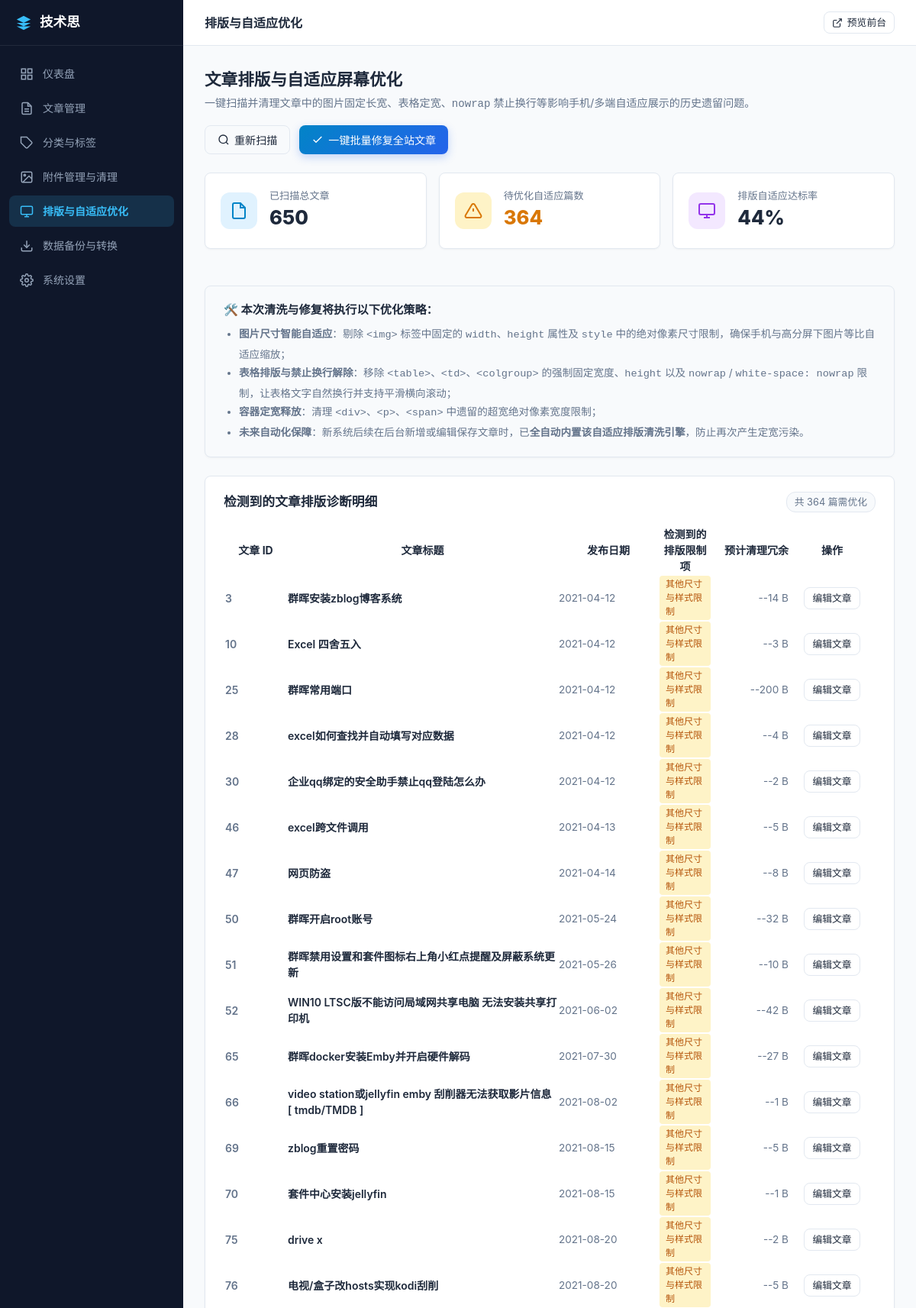
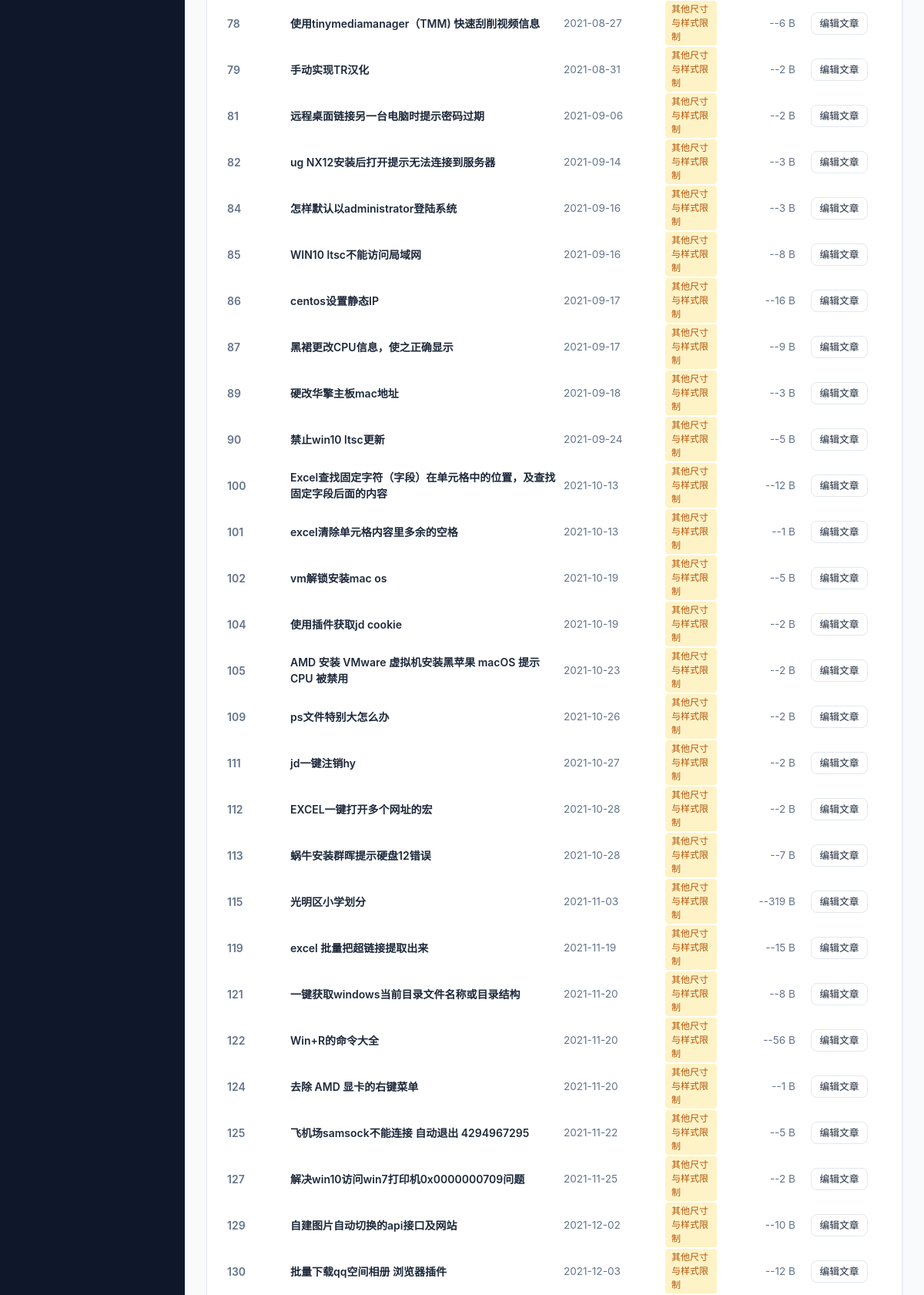
The app's page /admin/content-cleaner (signed in, upper part) with its own data (2 pictures, top to bottom).
### tables this page shows
CREATE TABLE sys_setting (
    key TEXT PRIMARY KEY,
    value TEXT NOT NULL DEFAULT ''
);

CREATE TABLE "zbp_post"(
  log_ID INT,
  log_CateID INT,
  log_AuthorID INT,
  log_Tag TEXT,
  log_Status INT,
  log_Type INT,
  log_Alias TEXT,
  log_IsTop INT,
  log_Title TEXT,
  log_Intro TEXT,
  log_Content TEXT,
  log_PostTime INT,
  log_CommNums INT,
  log_ViewNums INT,
  log_Meta TEXT,
  log_CreateTime INT,
  log_UpdateTime INT
);

### views/admin/content-cleaner.php (the view, shortened to what the rows shown need)
<?php
$pageTitle = '排版与自适应优化';
?>
<div class="page-title-row" style="display: flex; justify-content: space-between; align-items: center; margin-bottom: 24px; flex-wrap: wrap; gap: 16px;">
    <div>
        <h2 class="page-title" style="margin: 0;">文章排版与自适应屏幕优化</h2>
        <p style="color: var(--admin-text-muted); font-size: 0.88rem; margin-top: 4px;">
            一键扫描并清理文章中的图片固定长宽、表格定宽、<code>nowrap</code> 禁止换行等影响手机/多端自适应展示的历史遗留问题。
        </p>
    </div>
    <div style="display: flex; gap: 12px;">
        <button id="rescan-btn" onclick="triggerScan()" class="btn btn-outline">
            <svg width="16" height="16" viewBox="0 0 24 24" fill="none" stroke="currentColor" stroke-width="2"><circle cx="11" cy="11" r="8"/><line x1="21" y1="21" x2="16.65" y2="16.65"/></svg>
            <span>重新扫描</span>
        </button>
        <button id="batch-clean-btn" onclick="triggerBatchClean()" class="btn btn-primary" style="background: linear-gradient(135deg, #0284c7, #2563eb); border: none; box-shadow: 0 4px 12px rgba(37,99,235,0.25);">
            <svg width="16" height="16" viewBox="0 0 24 24" fill="none" stroke="currentColor" stroke-width="2"><polyline points="20 6 9 17 4 12"/></svg>
            <span>一键批量修复全站文章</span>
        </button>
    </div>
</div>
<div style="display: grid; grid-template-columns: repeat(auto-fit, minmax(220px, 1fr)); gap: 16px; margin-bottom: 24px;">
    <div class="card" style="display: flex; align-items: center; gap: 16px; padding: 20px;">
        <div style="width: 48px; height: 48px; border-radius: 12px; background: #e0f2fe; color: #0284c7; display: flex; align-items: center; justify-content: center; flex-shrink: 0;">
            <svg width="24" height="24" viewBox="0 0 24 24" fill="none" stroke="currentColor" stroke-width="2"><path d="M14 2H6a2 2 0 00-2 2v16a2 2 0 002 2h12a2 2 0 002-2V8z"/><polyline points="14 2 14 8 20 8"/></svg>
        </div>
        <div>
            <div style="font-size: 0.82rem; color: var(--admin-text-muted); font-weight: 500;">已扫描总文章</div>
            <div id="stat-total" style="font-size: 1.6rem; font-weight: 800; color: var(--admin-text);"><?= $scan['total_scanned'] ?></div>
        </div>
    </div>
    <div class="card" style="display: flex; align-items: center; gap: 16px; padding: 20px;">
        <div style="width: 48px; height: 48px; border-radius: 12px; background: <?= $scan['issues_found'] > 0 ? '#fef3c7' : '#dcfce7' ?>; color: <?= $scan['issues_found'] > 0 ? '#d97706' : '#16a34a' ?>; display: flex; align-items: center; justify-content: center; flex-shrink: 0;">
            <svg width="24" height="24" viewBox="0 0 24 24" fill="none" stroke="currentColor" stroke-width="2"><path d="M10.29 3.86L1.82 18a2 2 0 001.71 3h16.94a2 2 0 001.71-3L13.71 3.86a2 2 0 00-3.42 0z"/><line x1="12" y1="9" x2="12" y2="13"/><line x1="12" y1="17" x2="12.01" y2="17"/></svg>
        </div>
        <div>
            <div style="font-size: 0.82rem; color: var(--admin-text-muted); font-weight: 500;">待优化自适应篇数</div>
            <div id="stat-issues" style="font-size: 1.6rem; font-weight: 800; color: <?= $scan['issues_found'] > 0 ? '#d97706' : '#16a34a' ?>;"><?= $scan['issues_found'] ?></div>
        </div>
    </div>
    <div class="card" style="display: flex; align-items: center; gap: 16px; padding: 20px;">
        <div style="width: 48px; height: 48px; border-radius: 12px; background: #f3e8ff; color: #9333ea; display: flex; align-items: center; justify-content: center; flex-shrink: 0;">
            <svg width="24" height="24" viewBox="0 0 24 24" fill="none" stroke="currentColor" stroke-width="2"><rect x="2" y="3" width="20" height="14" rx="2" ry="2"/><line x1="8" y1="21" x2="16" y2="21"/><line x1="12" y1="17" x2="12" y2="21"/></svg>
        </div>
        <div>
            <div style="font-size: 0.82rem; color: var(--admin-text-muted); font-weight: 500;">排版自适应达标率</div>
            <div id="stat-rate" style="font-size: 1.6rem; font-weight: 800; color: var(--admin-text);"><?= $scan['clean_rate'] ?>%</div>
        </div>
    </div>
</div>
<div class="card" style="margin-bottom: 24px; background: #f8fafc;">
    <h3 style="font-size: 0.95rem; font-weight: 700; color: var(--admin-text); margin-bottom: 8px;">🛠️ 本次清洗与修复将执行以下优化策略：</h3>
    <ul style="margin: 0; padding-left: 20px; font-size: 0.85rem; color: var(--admin-text-muted); line-height: 1.8;">
        <li><strong>图片尺寸智能自适应</strong>：剔除 <code>&lt;img&gt;</code> 标签中固定的 <code>width</code>、<code>height</code> 属性及 <code>style</code> 中的绝对像素尺寸限制，确保手机与高分屏下图片等比自适应缩放；</li>
        <li><strong>表格排版与禁止换行解除</strong>：移除 <code>&lt;table&gt;</code>、<code>&lt;td&gt;</code>、<code>&lt;colgroup&gt;</code> 的强制固定宽度、<code>height</code> 以及 <code>nowrap</code> / <code>white-space: nowrap</code> 限制，让表格文字自然换行并支持平滑横向滚动；</li>
        <li><strong>容器定宽释放</strong>：清理 <code>&lt;div&gt;</code>、<code>&lt;p&gt;</code>、<code>&lt;span&gt;</code> 中遗留的超宽绝对像素宽度限制；</li>
        <li><strong>未来自动化保障</strong>：新系统后续在后台新增或编辑保存文章时，已<strong>全自动内置该自适应排版清洗引擎</strong>，防止再次产生定宽污染。</li>
    </ul>
</div>
<div class="card">
    <div style="display: flex; justify-content: space-between; align-items: center; margin-bottom: 16px;">
        <h3 style="font-size: 1.05rem; font-weight: 700; color: var(--admin-text); margin: 0;">检测到的文章排版诊断明细</h3>
        <span id="list-badge" style="font-size: 0.8rem; background: var(--admin-bg); border: 1px solid var(--admin-border); padding: 3px 10px; border-radius: 12px; color: var(--admin-text-muted);">
            共 <?= count($scan['items']) ?> 篇需优化
        </span>
    </div>
    <div class="table-responsive">
        <table class="table" style="width: 100%;">
            <thead>
                <tr>
                    <th style="width: 80px;">文章 ID</th>
                    <th>文章标题</th>
                    <th style="width: 130px;">发布日期</th>
                    <th>检测到的排版限制项</th>
                    <th style="width: 100px; text-align: right;">预计清理冗余</th>
                    <th style="width: 110px; text-align: center;">操作</th>
                </tr>
            </thead>
            <tbody id="issues-table-body">
                <?php if (empty($scan['items'])): ?>
                    <tr>
                        <td colspan="6" style="text-align: center; padding: 48px; color: #16a34a;">
                            <div style="font-size: 2rem; margin-bottom: 8px;">🎉</div>
                            <div style="font-weight: 600; font-size: 1.05rem;">太棒了！全站文章排版均处于纯净自适应状态</div>
                            <div style="font-size: 0.85rem; color: var(--admin-text-muted); margin-top: 4px;">未检测到任何限制屏幕自适应的固定宽度或强制禁止换行代码。</div>
                        </td>
                    </tr>
                <?php else: ?>
                    <?php foreach ($scan['items'] as $item): ?>
                        <tr id="row-<?= $item['id'] ?>">
                            <td style="font-weight: 600; color: var(--admin-text-muted);"><?= $item['id'] ?></td>
                            <td>
                                <a href="/?id=<?= $item['id'] ?>" target="_blank" style="font-weight: 600; color: var(--admin-text); text-decoration: none;">
                                    <?= htmlspecialchars($item['title']) ?>
                                </a>
                            </td>
                            <td style="color: var(--admin-text-muted); font-size: 0.85rem;"><?= $item['date'] ?></td>
                            <td>
                                <div style="display: flex; gap: 6px; flex-wrap: wrap;">
                                    <?php foreach ($item['issues'] as $iss): ?>
                                        <?php
                                            $bg = '#fef3c7'; $color = '#b45309';
                                        ?>
                                        <span style="font-size: 0.75rem; padding: 2px 8px; border-radius: 4px; background: <?= $bg ?>; color: <?= $color ?>; font-weight: 500;">
                                            <?= htmlspecialchars($iss) ?>
                                        </span>
                                    <?php endforeach; ?>
                                </div>
                            </td>
                            <td style="text-align: right; color: var(--admin-text-muted); font-size: 0.85rem;">
                                -<?= number_format($item['diff_bytes']) ?> B
                            </td>
                            <td style="text-align: center;">
                                <a href="/admin/posts/edit?id=<?= $item['id'] ?>" target="_blank" class="btn btn-outline btn-sm">
                                    编辑文章
                                </a>
                            </td>
                        </tr>
                    <?php endforeach; ?>
                <?php endif; ?>
            </tbody>
        </table>
    </div>
</div>
<?php
$content = ob_get_clean();
require VIEW_PATH . '/admin/layout.php';
?>

### views/admin/layout.php (shortened to what the rows shown need)
<?php
$adminSiteName = Setting::get('site_name', '技术思维棱镜');
$currentRoute = $_SERVER['REQUEST_URI'] ?? '/admin';
?>
<!DOCTYPE html>
<html lang="zh-CN">
<head>
    <link rel="stylesheet" href="/assets/css/admin.css">
</head>
<body>
<div class="admin-layout">
    <aside class="admin-sidebar">
        <div class="admin-brand">
            <svg width="22" height="22" viewBox="0 0 24 24" fill="#38bdf8"><path d="M12 2L2 7l10 5 10-5-10-5zM2 17l10 5 10-5M2 12l10 5 10-5"/></svg>
            <span style="overflow:hidden; text-overflow:ellipsis; white-space:nowrap;" title="<?= htmlspecialchars($adminSiteName) ?>"><?= htmlspecialchars($adminSiteName) ?></span>
        </div>
        <nav class="admin-nav">
            <a href="/admin" class="<?= $currentRoute === '/admin' ? 'active' : '' ?>">
                <svg width="18" height="18" viewBox="0 0 24 24" fill="none" stroke="currentColor" stroke-width="2"><rect x="3" y="3" width="7" height="7"/><rect x="14" y="3" width="7" height="7"/><rect x="14" y="14" width="7" height="7"/><rect x="3" y="14" width="7" height="7"/></svg>
                <span>仪表盘</span>
            </a>
            <a href="/admin/posts" class="<?= strpos($currentRoute, '/admin/posts') === 0 ? 'active' : '' ?>">
                <svg width="18" height="18" viewBox="0 0 24 24" fill="none" stroke="currentColor" stroke-width="2"><path d="M14 2H6a2 2 0 00-2 2v16a2 2 0 002 2h12a2 2 0 002-2V8z"/><polyline points="14 2 14 8 20 8"/><line x1="16" y1="13" x2="8" y2="13"/><line x1="16" y1="17" x2="8" y2="17"/></svg>
                <span>文章管理</span>
            </a>
            <a href="/admin/taxonomy" class="<?= strpos($currentRoute, '/admin/taxonomy') === 0 ? 'active' : '' ?>">
                <svg width="18" height="18" viewBox="0 0 24 24" fill="none" stroke="currentColor" stroke-width="2"><path d="M20.59 13.41l-7.17 7.17a2 2 0 01-2.83 0L2 12V2h10l8.59 8.59a2 2 0 010 2.82z"/><line x1="7" y1="7" x2="7.01" y2="7"/></svg>
                <span>分类与标签</span>
            </a>
            <a href="/admin/media" class="<?= strpos($currentRoute, '/admin/media') === 0 ? 'active' : '' ?>">
                <svg width="18" height="18" viewBox="0 0 24 24" fill="none" stroke="currentColor" stroke-width="2"><rect x="3" y="3" width="18" height="18" rx="2"/><circle cx="8.5" cy="8.5" r="1.5"/><polyline points="21 15 16 10 5 21"/></svg>
                <span>附件管理与清理</span>
            </a>
            <a href="/admin/content-cleaner" class="<?= strpos($currentRoute, '/admin/content-cleaner') === 0 ? 'active' : '' ?>">
                <svg width="18" height="18" viewBox="0 0 24 24" fill="none" stroke="currentColor" stroke-width="2"><rect x="2" y="3" width="20" height="14" rx="2" ry="2"/><line x1="8" y1="21" x2="16" y2="21"/><line x1="12" y1="17" x2="12" y2="21"/></svg>
                <span>排版与自适应优化</span>
            </a>
            <a href="/admin/backup" class="<?= strpos($currentRoute, '/admin/backup') === 0 ? 'active' : '' ?>">
                <svg width="18" height="18" viewBox="0 0 24 24" fill="none" stroke="currentColor" stroke-width="2"><path d="M21 15v4a2 2 0 0 1-2 2H5a2 2 0 0 1-2-2v-4"></path><polyline points="7 10 12 15 17 10"></polyline><line x1="12" y1="15" x2="12" y2="3"></line></svg>
                <span>数据备份与转换</span>
            </a>
            <a href="/admin/settings" class="<?= strpos($currentRoute, '/admin/settings') === 0 ? 'active' : '' ?>">
                <span>系统设置</span>
            </a>
        </nav>
    </aside>
    <main class="admin-main">
        <header class="admin-topbar">
            <div style="font-weight: 600; font-size: 1rem; color: var(--admin-text);"><?= $pageTitle ?? '管理后台' ?></div>
            <div style="display: flex; align-items: center; gap: 12px;">
                <a href="/" target="_blank" class="btn btn-outline btn-sm">
                    <svg width="14" height="14" viewBox="0 0 24 24" fill="none" stroke="currentColor" stroke-width="2"><path d="M18 13v6a2 2 0 01-2 2H5a2 2 0 01-2-2V8a2 2 0 012-2h6"/><polyline points="15 3 21 3 21 9"/><line x1="10" y1="14" x2="21" y2="3"/></svg>
                    <span>预览前台</span>
                </a>
            </div>
        </header>
        <div class="admin-content">
            <?= $content ?? '' ?>
        </div>
    </main>
</div>
</body>
</html>

### records on screen
sys_setting: value "技术思"
zbp_post: log_ID "3", log_Title "群晖安装zblog博客系统", date "2021-04-12", iss "其他尺寸与样式限制", diff_bytes "-14"
zbp_post: log_ID "10", log_Title "Excel 四舍五入", date "2021-04-12", iss "其他尺寸与样式限制", diff_bytes "-3"
zbp_post: log_ID "25", log_Title "群晖常用端口", date "2021-04-12", iss "其他尺寸与样式限制", diff_bytes "-200"
zbp_post: log_ID "28", log_Title "excel如何查找并自动填写对应数据", date "2021-04-12", iss "其他尺寸与样式限制", diff_bytes "-4"
zbp_post: log_ID "30", log_Title "企业qq绑定的安全助手禁止qq登陆怎么办", date "2021-04-12", iss "其他尺寸与样式限制", diff_bytes "-2"
zbp_post: log_ID "46", log_Title "excel跨文件调用", date "2021-04-13", iss "其他尺寸与样式限制", diff_bytes "-5"
zbp_post: log_ID "47", log_Title "网页防盗", date "2021-04-14", iss "其他尺寸与样式限制", diff_bytes "-8"
zbp_post: log_ID "50", log_Title "群晖开启root账号", date "2021-05-24", iss "其他尺寸与样式限制", diff_bytes "-32"
zbp_post: log_ID "51", log_Title "群晖禁用设置和套件图标右上角小红点提醒及屏蔽系统更新", date "2021-05-26", iss "其他尺寸与样式限制", diff_bytes "-10"
zbp_post: log_ID "52", log_Title "WIN10 LTSC版不能访问局域网共享电脑 无法安装共享打印机", date "2021-06-02", iss "其他尺寸与样式限制", diff_bytes "-42"
zbp_post: log_ID "65", log_Title "群晖docker安装Emby并开启硬件解码", date "2021-07-30", iss "其他尺寸与样式限制", diff_bytes "-27"
zbp_post: log_ID "66", log_Title "video station或jellyfin emby 刮削器无法获取影片信息 [ tmdb/TMDB ]", date "2021-08-02", iss "其他尺寸与样式限制", diff_bytes "-1"
zbp_post: log_ID "69", log_Title "zblog重置密码", date "2021-08-15", iss "其他尺寸与样式限制", diff_bytes "-5"
zbp_post: log_ID "70", log_Title "套件中心安装jellyfin", date "2021-08-15", iss "其他尺寸与样式限制", diff_bytes "-1"
zbp_post: log_ID "75", log_Title "drive x", date "2021-08-20", iss "其他尺寸与样式限制", diff_bytes "-2"
zbp_post: log_ID "76", log_Title "电视/盒子改hosts实现kodi刮削", date "2021-08-20", iss "其他尺寸与样式限制", diff_bytes "-5"
zbp_post: log_ID "78", log_Title "使用tinymediamanager（TMM) 快速刮削视频信息", date "2021-08-27", iss "其他尺寸与样式限制", diff_bytes "-6"
zbp_post: log_ID "79", log_Title "手动实现TR汉化", date "2021-08-31", iss "其他尺寸与样式限制", diff_bytes "-2"
zbp_post: log_ID "81", log_Title "远程桌面链接另一台电脑时提示密码过期", date "2021-09-06", iss "其他尺寸与样式限制", diff_bytes "-2"
zbp_post: log_ID "82", log_Title "ug NX12安装后打开提示无法连接到服务器", date "2021-09-14", iss "其他尺寸与样式限制", diff_bytes "-3"
zbp_post: log_ID "84", log_Title "怎样默认以administrator登陆系统", date "2021-09-16", iss "其他尺寸与样式限制", diff_bytes "-3"
zbp_post: log_ID "85", log_Title "WIN10 ltsc不能访问局域网", date "2021-09-16", iss "其他尺寸与样式限制", diff_bytes "-8"
zbp_post: log_ID "86", log_Title "centos设置静态IP", date "2021-09-17", iss "其他尺寸与样式限制", diff_bytes "-16"
zbp_post: log_ID "87", log_Title "黑裙更改CPU信息，使之正确显示", date "2021-09-17", iss "其他尺寸与样式限制", diff_bytes "-9"
zbp_post: log_ID "89", log_Title "硬改华擎主板mac地址", date "2021-09-18", iss "其他尺寸与样式限制", diff_bytes "-3"
zbp_post: log_ID "90", log_Title "禁止win10 ltsc更新", date "2021-09-24", iss "其他尺寸与样式限制", diff_bytes "-5"
zbp_post: log_ID "100", log_Title "Excel查找固定字符（字段）在单元格中的位置，及查找固定字段后面的内容", date "2021-10-13", iss "其他尺寸与样式限制", diff_bytes "-12"
zbp_post: log_ID "101", log_Title "excel清除单元格内容里多余的空格", date "2021-10-13", iss "其他尺寸与样式限制", diff_bytes "-1"
zbp_post: log_ID "102", log_Title "vm解锁安装mac os", date "2021-10-19", iss "其他尺寸与样式限制", diff_bytes "-5"
zbp_post: log_ID "104", log_Title "使用插件获取jd cookie", date "2021-10-19", iss "其他尺寸与样式限制", diff_bytes "-2"
zbp_post: log_ID "105", log_Title "AMD 安装 VMware 虚拟机安装黑苹果 macOS 提示 CPU 被禁用", date "2021-10-23", iss "其他尺寸与样式限制", diff_bytes "-2"
zbp_post: log_ID "109", log_Title "ps文件特别大怎么办", date "2021-10-26", iss "其他尺寸与样式限制", diff_bytes "-2"
zbp_post: log_ID "111", log_Title "jd一键注销hy", date "2021-10-27", iss "其他尺寸与样式限制", diff_bytes "-2"
zbp_post: log_ID "112", log_Title "EXCEL一键打开多个网址的宏", date "2021-10-28", iss "其他尺寸与样式限制", diff_bytes "-2"
zbp_post: log_ID "113", log_Title "蜗牛安装群晖提示硬盘12错误", date "2021-10-28", iss "其他尺寸与样式限制", diff_bytes "-7"
zbp_post: log_ID "115", log_Title "光明区小学划分", date "2021-11-03", iss "其他尺寸与样式限制", diff_bytes "-319"
zbp_post: log_ID "119", log_Title "excel 批量把超链接提取出来", date "2021-11-19", iss "其他尺寸与样式限制", diff_bytes "-15"
zbp_post: log_ID "121", log_Title "一键获取windows当前目录文件名称或目录结构", date "2021-11-20", iss "其他尺寸与样式限制", diff_bytes "-8"
zbp_post: log_ID "122", log_Title "Win+R的命令大全", date "2021-11-20", iss "其他尺寸与样式限制", diff_bytes "-56"
zbp_post: log_ID "124", log_Title "去除 AMD 显卡的右键菜单", date "2021-11-20", iss "其他尺寸与样式限制", diff_bytes "-1"
zbp_post: log_ID "125", log_Title "飞机场samsock不能连接 自动退出 4294967295", date "2021-11-22", iss "其他尺寸与样式限制", diff_bytes "-5"
zbp_post: log_ID "127", log_Title "解决win10访问win7打印机0x0000000709问题", date "2021-11-25", iss "其他尺寸与样式限制", diff_bytes "-2"
zbp_post: log_ID "129", log_Title "自建图片自动切换的api接口及网站", date "2021-12-02", iss "其他尺寸与样式限制", diff_bytes "-10"
zbp_post: log_ID "130", log_Title "批量下载qq空间相册 浏览器插件", date "2021-12-03", iss "其他尺寸与样式限制", diff_bytes "-12"

### other values on screen
$pageTitle "排版与自适应优化"
$scan['total_scanned'] "650"
$scan['issues_found'] "364"
$scan['clean_rate'] "44"
count($scan['items']) "364"
